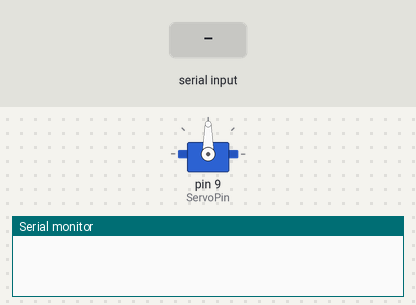
Simulated run of this sketch. Board: Arduino Uno, built with avr-gcc and run on an emulated ATmega328P. Shown: servo, the last lines printed to the serial monitor. The inputs (shaded band) are chosen by the test bench.

Above: at 1.2 s.
1.3 s: "1" received over the second serial link
At 2.4 s:
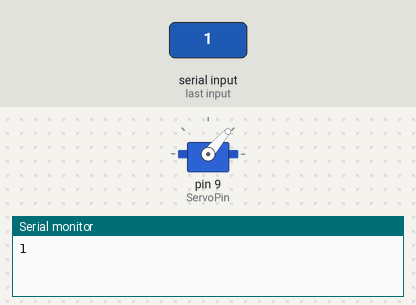
2.8 s: "0" received over the second serial link
At 3.5 s:
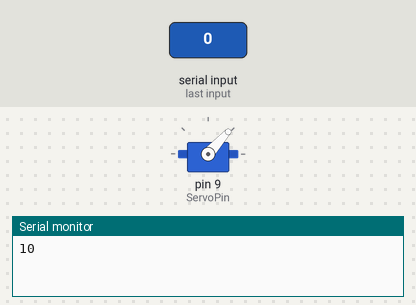
Timing chart, 0 to 5.8 s (numbered marks = the images above; inputs shaded):
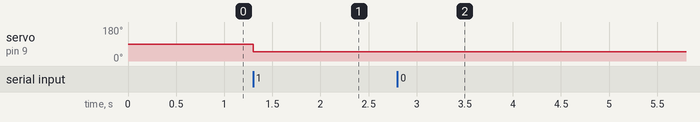

The sketch:

Servo_tro.ino
```cpp
/*
 - Servo:
      + Dây đỏ VCC
      + Dây nâu GND
      + Dây cam Pin9
 */
#include <SoftwareSerial.h>
SoftwareSerial BTSerial(10, 11);//TX?RX
#include <Servo.h>

Servo myservo;

const int ServoPin = 9;
void setup()
{
  Serial.begin(9600);
  BTSerial.begin(9600);
  myservo.attach(ServoPin);
}
int pos = 0;
void loop()
{
   if (BTSerial.available())
   {
    //đọc  giá trị  truyền
    char input = BTSerial.read();
    Serial.write(input);
    myservo.write(int(input));
   }
}
```

Measured:
- after the input at 1.3 s, servo on pin 9 (ServoPin): 90° → 49° at once
- after the input at 2.8 s, servo on pin 9 (ServoPin): 49° → 48° at once
